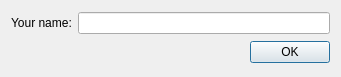
<?xml version="1.0" encoding="UTF-8"?>
<ui version="4.0">
 <class>DialogName</class>
 <widget class="QDialog" name="DialogName">
  <property name="geometry">
   <rect>
    <x>0</x>
    <y>0</y>
    <width>341</width>
    <height>77</height>
   </rect>
  </property>
  <property name="windowTitle">
   <string>Dialog</string>
  </property>
  <layout class="QGridLayout" name="gridLayout">
   <item row="0" column="0">
    <layout class="QHBoxLayout" name="horizontalLayout">
     <item>
      <widget class="QLabel" name="label">
       <property name="text">
        <string>Your name:</string>
       </property>
      </widget>
     </item>
     <item>
      <widget class="QLineEdit" name="lineEdit">
       <property name="maxLength">
        <number>32</number>
       </property>
      </widget>
     </item>
    </layout>
   </item>
   <item row="1" column="0">
    <layout class="QHBoxLayout" name="horizontalLayout_2">
     <item>
      <widget class="QLabel" name="labelStatus">
       <property name="text">
        <string/>
       </property>
      </widget>
     </item>
     <item>
      <spacer name="horizontalSpacer">
       <property name="orientation">
        <enum>Qt::Horizontal</enum>
       </property>
       <property name="sizeHint" stdset="0">
        <size>
         <width>40</width>
         <height>20</height>
        </size>
       </property>
      </spacer>
     </item>
     <item>
      <widget class="QPushButton" name="okButton">
       <property name="text">
        <string>OK</string>
       </property>
       <property name="shortcut">
        <string>Return</string>
       </property>
      </widget>
     </item>
    </layout>
   </item>
  </layout>
 </widget>
 <resources/>
 <connections/>
</ui>
